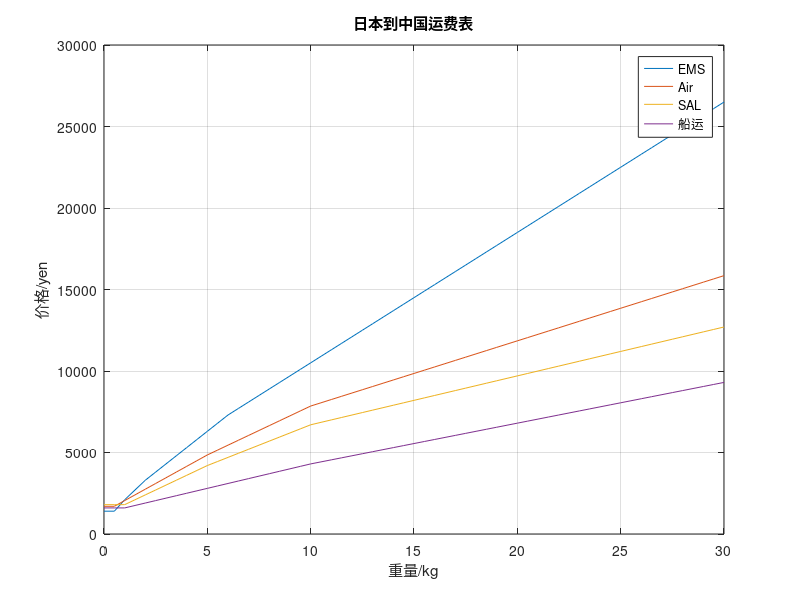

MATLAB code for this plot:
x = 0:0.5:30;
y1 = 1400.*(x < 0.5)+(1400*x+700).*(0.5<=x & x<1)+(1200*x+900).*(x>=1 & x<2)+(1000*x+1300).*(2<=x & x<6)+(800*x+2500).*(6<=x);
y2 = 1700.*(x < 0.5)+(700*x+1350).*(0.5<=x & x<5)+(600*x+1850).*(5<=x & x<=10)+(400*x+3850).*(10<x & x<=30);
y3 = 1800.*(x < 1)+(600*x+1200).*(1<=x & x<5)+(500*x+1700).*(5<=x & x<=10)+(300*x+3700).*(10<x & x<=30);
y4 = 1600.*(x < 1)+(300*x+1300).*(1<=x & x<10)+(250*x+1800).*(10<=x);
figure;
plot(x,y1,x,y2,x,y3,x,y4);
title('日本到中国运费表');
xlabel('重量/kg');
ylabel('价格/yen');
legend('EMS','Air','SAL','船运');
grid on;
